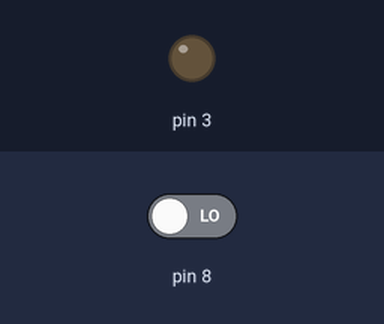
This sketch was run on a simulated Arduino Uno, built with avr-gcc and run on an emulated ATmega328P. On the bench: output pins drawn as LEDs (lit = HIGH). The inputs (shaded band) are chosen by the test bench; at power-on: pin 8 LOW.

Above: at 1.2 s.
1.3 s: pin 8 driven HIGH
At 1.9 s:
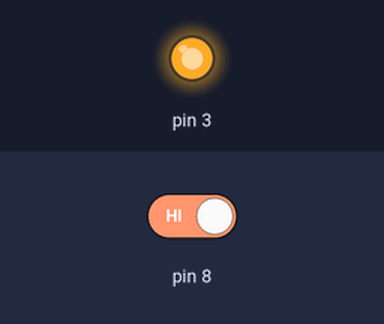
Timing chart, 0 to 4.3 s (numbered marks = the images above; inputs shaded):
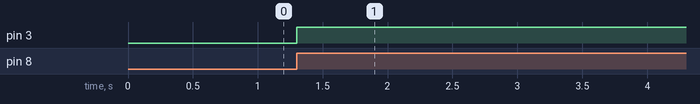

The sketch:

TRIAC_integralv2.ino
```cpp
/*
 * Control de TRIAC por ráfagas de ciclos completos (burst firing)
 * Ventana fija de 200 ms (10 ciclos para 50 Hz).
 * El potenciómetro ajusta el número de ciclos encendidos dentro de la ventana.
 *
 * Conexiones:
 *   - D8: entrada del optoacoplador de cruce por cero (flanco de subida).
 *   - D3: salida del pulso de compuerta del TRIAC (activo en HIGH).
 *   - A2: potenciómetro para ajuste de potencia.
 *
 * Funcionamiento:
 *   - La ISR cuenta los cruces por cero (flancos de subida) y mantiene un contador
 *     de 0 a (2 * CICLOS_POR_VENTANA - 1) que representa la posición dentro de la ventana.
 *   - Al inicio de cada ventana (contador = 0), el loop calcula el número de ciclos
 *     a encender según el potenciómetro (con curva de raíz cuadrada).
 *   - La ISR, en cada cruce, decide si el TRIAC debe estar encendido o apagado
 *     comparando el contador actual con 2 * ciclos_encendido.
 *   - El TRIAC se enciende durante los primeros 'ciclos_encendido' ciclos completos
 *     y se apaga durante el resto de la ventana.
 *   - Esto permite un control suave y sincronizado de la potencia.
 */

// Variables compartidas entre la ISR y el loop (volátiles)
volatile uint8_t contador_cruces = 0;     // Posición dentro de la ventana (0 a 2*CICLOS-1)
volatile uint8_t ciclos_encendido = 0;    // Número de ciclos a encender en la ventana actual
volatile bool nueva_ventana = true;       // Bandera para que el loop recalcule al inicio

// Constantes configurables
const uint8_t CICLOS_POR_VENTANA = 12;    // Para 50 Hz: 10 ciclos = 200 ms
// Para 60 Hz, cambiar a 12 ciclos (12 * 16.67 ms ≈ 200 ms)
const uint8_t CRUCES_POR_VENTANA = CICLOS_POR_VENTANA * 2;  // 2 cruces por ciclo

void setup() {
  // Configurar interrupción por cambio en el pin D8 (PCINT0)
  PCICR  |= (1 << PCIE0);    // Habilitar el grupo de interrupciones del puerto B
  PCMSK0 |= (1 << PCINT0);   // Seleccionar el pin D8 como fuente de interrupción

  pinMode(3, OUTPUT);
  digitalWrite(3, LOW);      // Asegurar TRIAC apagado al inicio
}

void loop() {
  // Si la ISR indica que estamos al inicio de una nueva ventana
  if (nueva_ventana) {
    nueva_ventana = false;   // Limpiar bandera

    // Leer el potenciómetro (0 a 1023)
    int valor_pot = analogRead(A2);

    // Calcular la fracción de potencia deseada usando raíz cuadrada
    // para compensar la percepción no lineal del ojo humano (potencia ∝ Vrms²)
    float fraccion = sqrt((float)valor_pot / 1023.0);

    // Convertir a número de ciclos a encender (redondeo al entero más cercano)
    uint8_t ciclos = (uint8_t)(fraccion * CICLOS_POR_VENTANA + 0.5);
    if (ciclos > CICLOS_POR_VENTANA) ciclos = CICLOS_POR_VENTANA;

    // Actualizar la variable global que usará la ISR
    ciclos_encendido = ciclos;

    // No es necesario hacer nada más; la ISR se encargará del patrón de encendido
    // a partir del próximo cruce por cero.
  }

  // Pequeña pausa para no saturar el CPU (opcional)
  // El loop solo se ejecuta cuando hay una nueva ventana, así que delay no es crítico.
  delay(1);
}

// Rutina de interrupción por cambio de estado en D8 (se ejecuta en cada flanco de subida)
ISR(PCINT0_vect) {
  static uint8_t ultimo_estado = 0;
  uint8_t estado = (PINB & B00000001) ? 1 : 0;

  // Detectar solo el flanco de subida (0 → 1), que corresponde al inicio del pulso del optoacoplador
  if (estado == 1 && ultimo_estado == 0) {
    // Incrementar el contador de cruces dentro de la ventana
    contador_cruces++;

    // Si hemos llegado al final de la ventana
    if (contador_cruces >= CRUCES_POR_VENTANA) {
      contador_cruces = 0;          // Reiniciar para la siguiente ventana
      nueva_ventana = true;         // Señalar al loop que calcule la nueva consigna
    }

    // Decidir si el TRIAC debe estar encendido en este cruce
    // Estará encendido durante los primeros 'ciclos_encendido' ciclos completos.
    // Como cada ciclo tiene 2 cruces, el TRIAC debe estar HIGH cuando el contador
    // sea menor que (2 * ciclos_encendido).
    if (contador_cruces < (ciclos_encendido * 2)) {
      // Estamos dentro de la parte encendida de la ventana
      // Si el TRIAC ya estaba encendido, no es necesario hacer nada, pero para asegurar,
      // podemos mantener HIGH. Sin embargo, como el TRIAC se apaga solo en el cruce,
      // necesitamos darle un pulso en cada cruce para mantenerlo encendido.
      // Opción 1: Dejar la compuerta siempre HIGH durante la fase de encendido.
      // Opción 2: Dar un pulso corto en cada cruce. La opción 1 es más simple y válida
      // porque el TRIAC se apaga en el cruce por cero y se necesita un nuevo pulso
      // para que conduzca en el siguiente semiciclo.
      // Por tanto, ponemos la salida en HIGH y la mantenemos.
      digitalWrite(3, HIGH);
    } else {
      // En la parte apagada, aseguramos que la compuerta esté LOW
      digitalWrite(3, LOW);
    }
  }

  ultimo_estado = estado;   // Actualizar para la próxima interrupción
}
```

Measured:
- after the input at 1.3 s, pin 3: LOW → HIGH at once
